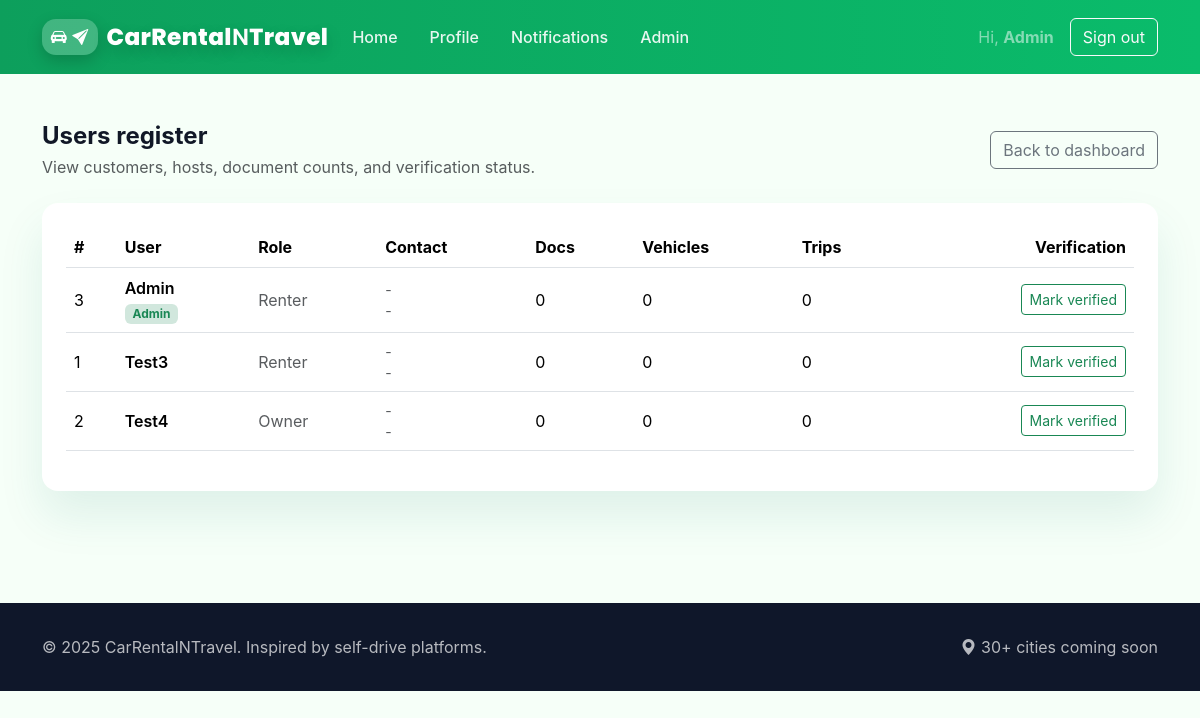
The app's page /admin/users (signed in) with its own data.
### tables this page shows
CREATE TABLE users (
            id INTEGER PRIMARY KEY AUTOINCREMENT,
            username TEXT NOT NULL UNIQUE,
            password_hash TEXT NOT NULL,
            role TEXT NOT NULL CHECK(role IN ('owner', 'renter', 'both')),
            is_admin INTEGER NOT NULL DEFAULT 0
        );

CREATE TABLE user_profiles (
            id INTEGER PRIMARY KEY AUTOINCREMENT,
            user_id INTEGER NOT NULL UNIQUE,
            full_name TEXT NOT NULL DEFAULT '',
            date_of_birth TEXT,
            phone TEXT,
            govt_id_type TEXT,
            govt_id_number TEXT,
            driver_license TEXT,
            additional_id TEXT,
            address TEXT,
            vehicle_registration TEXT,
            gps_tracking INTEGER NOT NULL DEFAULT 1,
            profile_completed INTEGER NOT NULL DEFAULT 0,
            created_at TEXT NOT NULL DEFAULT CURRENT_TIMESTAMP,
            updated_at TEXT NOT NULL DEFAULT CURRENT_TIMESTAMP,
            profile_verified_at TEXT,
            FOREIGN KEY (user_id) REFERENCES users(id) ON DELETE CASCADE
        );

### app.py (the view)
    def wrapped(*args, **kwargs):
        if g.user is None or not g.user.get("is_admin"):
            abort(403)
        return view(*args, **kwargs)

### app.py (called while the page is built, shortened)
def get_db() -> sqlite3.Connection:
    if "db" not in g:
        g.db = sqlite3.connect(DATABASE)
        g.db.row_factory = sqlite3.Row
    return g.db

def ensure_user_payout(user_id: int) -> dict:
    db = get_db()
    payout = db.execute(
        "SELECT * FROM user_payout_details WHERE user_id = ?",
        (user_id,),
    ).fetchone()
    return dict(payout)

def login_required(view: Callable) -> Callable:
    def wrapped(*args, **kwargs):
        if g.user is None:
            return redirect(url_for("login"))
        return view(*args, **kwargs)
    wrapped.__name__ = view.__name__
    return wrapped

def admin_required(view: Callable) -> Callable:
    def wrapped(*args, **kwargs):
        if g.user is None or not g.user.get("is_admin"):
            abort(403)
        return view(*args, **kwargs)
    wrapped.__name__ = view.__name__
    return wrapped

def has_role(role: str) -> bool:
    if g.user is None:
        return False
    user_role = g.user["role"]
    if role == "owner":
        return user_role in ("owner", "both")
    if role == "renter":
        return user_role in ("renter", "both")
    return False

### templates/admin_users.html (shortened to what this page needs)
{% extends "base.html" %}
{% block content %}
<section class="py-5">
    <div class="container">
        <div class="d-flex justify-content-between align-items-center mb-4">
            <div>
                <h1 class="h4 fw-bold mb-1">Users register</h1>
                <p class="text-muted mb-0">View customers, hosts, document counts, and verification status.</p>
            </div>
            <a href="{{ url_for('admin_dashboard') }}" class="btn btn-outline-secondary">Back to dashboard</a>
        </div>
        <div class="card card-zoom">
            <div class="card-body">
                <div class="table-responsive">
                    <table class="table align-middle">
                        <thead>
                            <tr>
                                <th>#</th>
                                <th>User</th>
                                <th>Role</th>
                                <th>Contact</th>
                                <th>Docs</th>
                                <th>Vehicles</th>
                                <th>Trips</th>
                                <th class="text-end">Verification</th>
                            </tr>
                        </thead>
                        <tbody>
                            {% for user in users %}
                                <tr>
                                    <td>{{ user['id'] }}</td>
                                    <td>
                                        <div class="fw-semibold">{{ user['username'] }}</div>
                                        {% if user['is_admin'] %}<span class="badge bg-success-subtle text-success">Admin</span>{% endif %}
                                    </td>
                                    <td class="text-muted">{{ user['role']|capitalize }}</td>
                                    <td class="text-muted small">{{ user['full_name'] or '-' }}<br>{{ user['phone'] or '-' }}</td>
                                    <td>{{ user['doc_count'] }}</td>
                                    <td>{{ user['vehicle_count'] }}</td>
                                    <td>{{ user['trip_count'] }}</td>
                                    <td class="text-end">
                                        {% if user['profile_verified_at'] %}
                                            <span class="badge bg-success-subtle text-success">Verified {{ user['profile_verified_at'] }}</span>
                                        {% else %}
                                            <form method="post" action="{{ url_for('admin_verify_user', user_id=user['id']) }}" class="d-inline">
                                                <button type="submit" class="btn btn-sm btn-outline-success">Mark verified</button>
                                            </form>
                                        {% endif %}
                                    </td>
                                </tr>
                            {% endfor %}
                        </tbody>
                    </table>
                </div>
            </div>
        </div>
    </div>
</section>
{% endblock %}

### templates/base.html (shortened to what this page needs)
<!doctype html>
<html lang="en">
<head>
    <link href="https://cdn.jsdelivr.net/npm/bootstrap@5.3.3/dist/css/bootstrap.min.css" rel="stylesheet"
>
    <link href="https://cdn.jsdelivr.net/npm/bootstrap-icons@1.11.3/font/bootstrap-icons.css" rel="stylesheet">
</head>
<body>
<nav class="navbar navbar-expand-lg">
    <div class="container">
        <a class="navbar-brand text-white" href="{{ url_for('home') }}">
            <span class="brand-mark">
                <i class="bi bi-car-front-fill"></i>
                <i class="bi bi-send-fill"></i>
            </span>
            <span class="brand-title">CarRental<span class="brand-highlight">N</span>Travel</span>
        </a>
        <div class="collapse navbar-collapse" id="navbarNav">
            <ul class="navbar-nav me-auto mb-2 mb-lg-0 align-items-lg-center">
                {% if g.user %}
                    <li class="nav-item"><a class="nav-link" href="{{ url_for('home') }}">Home</a></li>
                    <li class="nav-item"><a class="nav-link" href="{{ url_for('profile') }}">Profile</a></li>
                    <li class="nav-item position-relative">
                        <a class="nav-link" href="{{ url_for('notifications') }}">
                            Notifications
                        </a>
                    </li>
                    {% if g.user.get('is_admin') %}
                        <li class="nav-item"><a class="nav-link" href="{{ url_for('admin_dashboard') }}">Admin</a></li>
                    {% endif %}
                {% endif %}
            </ul>
            <div class="d-flex align-items-center gap-3">
                {% if g.user %}
                    <span class="text-white-50">Hi, <strong>{{ g.user['username'] }}</strong></span>
                    <a class="btn btn-outline-light" href="{{ url_for('logout') }}">Sign out</a>
                {% else %}
                    <a class="btn btn-outline-light" href="{{ url_for('login') }}">Sign in</a>
                    <a class="btn btn-cta" href="{{ url_for('register') }}">Start hosting / driving</a>
                {% endif %}
            </div>
        </div>
    </div>
</nav>
<main>
    {% block content %}{% endblock %}
</main>
<footer>
    <div class="container d-flex flex-column flex-md-row justify-content-between align-items-center gap-3">
        <span>&copy; {{ now().year }} CarRentalNTravel. Inspired by self-drive platforms.</span>
        <div class="d-flex gap-3">
            <span><i class="bi bi-geo-alt-fill"></i> 30+ cities coming soon</span>
        </div>
    </div>
</footer>
</body>
</html>

### templates/base.html (style rules this page uses)
:root { --zoom-green: #0d9f5c; --zoom-dark: #0a5c36; --zoom-bg: #f6fff8; }
body { background: var(--zoom-bg); font-family: "Inter", "Segoe UI", sans-serif; color: #111827; }
.navbar { background: linear-gradient(90deg, var(--zoom-green), #0abc6b); padding: 0.9rem 0; }
.navbar-brand { font-weight: 700; font-size: 1.35rem; letter-spacing: 0.6px; display: inline-flex; align-items: center; gap: 0.55rem; text-decoration: none; }
.brand-mark { background: rgba(255, 255, 255, 0.22); border-radius: 14px; padding: 0.35rem 0.55rem; display: inline-flex; gap: 0.3rem; align-items: center; box-shadow: 0 6px 16px rgba(0,0,0,0.18); }
.brand-mark i { font-size: 1rem; }
.brand-title { font-family: "Poppins", "Inter", sans-serif; font-weight: 800; font-size: 1.45rem; letter-spacing: 0.4px; text-shadow: 0 6px 16px rgba(0,0,0,0.18); }
.brand-highlight { font-weight: 600; }
.nav-link { color: rgba(255,255,255,0.9) !important; font-weight: 500; margin-right: 1rem; }
.card-zoom { border: none; border-radius: 1rem; box-shadow: 0 25px 45px rgba(15, 118, 110, 0.1); overflow: hidden; }
.card-zoom .card-body { padding: 1.5rem; }
footer { background: #0f172a; color: rgba(255,255,255,0.7); padding: 2rem 0; margin-top: 4rem; }

### records on screen
users: user.username "Admin"
user_profiles: id "3", username "Admin", role "Renter", user "-", doc_count "0", vehicle_count "0", trip_count "0"
user_profiles: id "1", username "Test3", role "Renter", user "-", doc_count "0", vehicle_count "0", trip_count "0"
user_profiles: id "2", username "Test4", role "Owner", user "-", doc_count "0", vehicle_count "0", trip_count "0"
